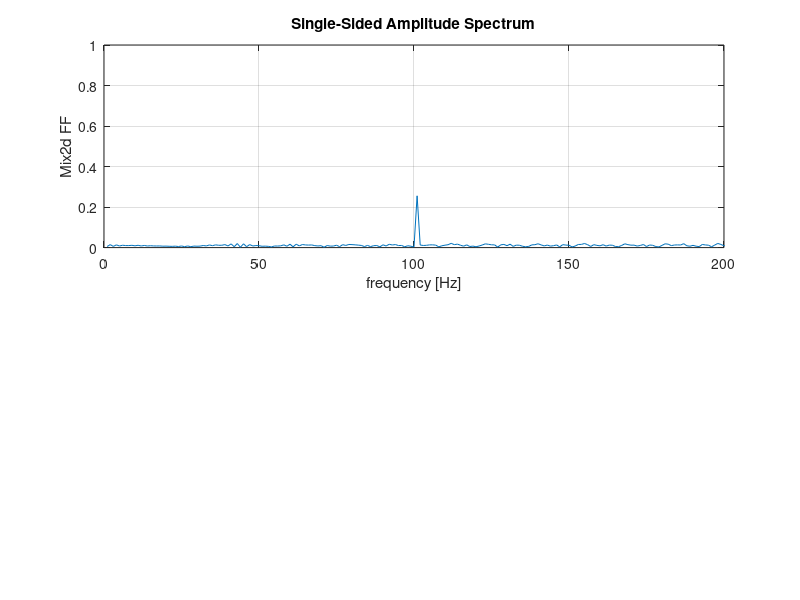
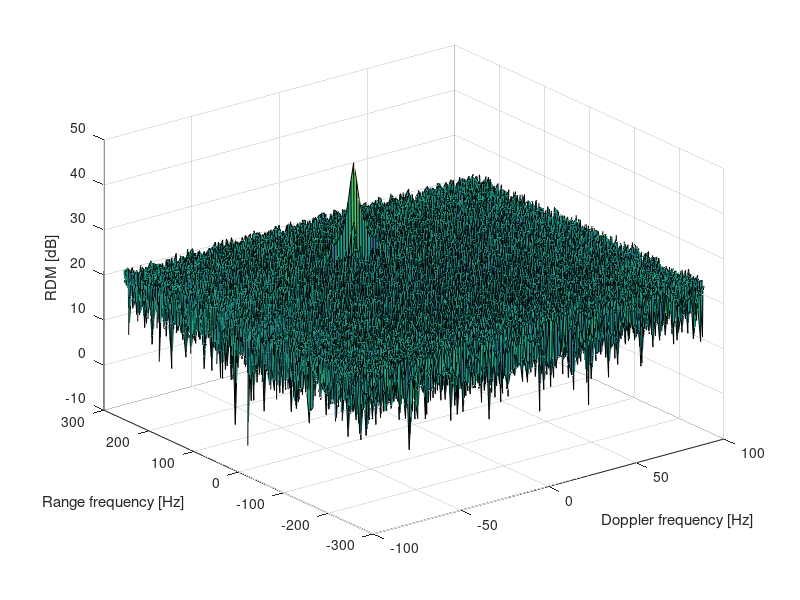

MATLAB code to generate these figures, in order: (Note: this script raises an error after producing the figures.)
clear all
clc;

%% Radar Specifications 
%%%%%%%%%%%%%%%%%%%%%%%%%%%
% Frequency of operation = 77GHz
% Max Range = 200m
% Range Resolution = 1 m
% Max Velocity = 100 m/s
%%%%%%%%%%%%%%%%%%%%%%%%%%%

%% User Defined Range and Velocity of target
% *%TODO* :
% define the target's initial position and velocity. Note : Velocity
% remains contant 

rx0 = 100; % [m]
vx0 = -10; % [m/s] approaching


%% FMCW Waveform Generation

% *%TODO* :
%Design the FMCW waveform by giving the specs of each of its parameters.
% Calculate the Bandwidth (B), Chirp Time (Tchirp) and Slope (slope) of the FMCW
% chirp using the requirements above.
c = 3e8;                %speed of light = 3e8
Bsweep = c/(2*1);       %Bandwidth: Bsweep=speedoflight/(2∗rangeResolution)
Tchirp = 5.5*2*200/c;   %Tchirp=5.5⋅2⋅Rmax/c
Slope = Bsweep/Tchirp;  %Bandwidth/Tchirp

%Operating carrier frequency of Radar 
fc= 77e9;             %carrier freq

                   
%The number of chirps in one sequence. Its ideal to have 2^ value for the ease of running the FFT
%for Doppler Estimation. 
Nd=128;                   % #of doppler cells OR #of sent periods % number of chirps

%The number of samples on each chirp. 
Nr=1024;                  %for length of time OR # of range cells

% Timestamp for running the displacement scenario for every sample on each
% chirp
t=linspace(0,Nd*Tchirp,Nr*Nd); %total time for samples
L=length(t);

%Creating the vectors for Tx, Rx and Mix based on the total samples input.
Tx=zeros(1,length(t)); %transmitted signal
Rx=zeros(1,length(t)); %received signal
Mix = zeros(1,length(t)); %beat signal

%Similar vectors for range_covered and time delay.
r_t=zeros(1,length(t));
td=zeros(1,length(t));


%% Signal generation and Moving Target simulation
% Running the radar scenario over the time. 

for i=1:length(t)         
    
    
    % *%TODO* :
    %For each time stamp update the Range of the Target for constant velocity. 
    r_t(i) = rx0 + vx0*t(i);
    td(i) = r_t(i)*2/c;
    
    % *%TODO* :
    %For each time sample we need update the transmitted and
    %received signal. 
    Tx(i) = cos(2*pi*(fc*t(i)+Slope*t(i)^2/2));
    Rx(i) = cos(2*pi*(fc*(t(i)-td(i))+Slope*(t(i)-td(i))^2/2));
    
    % *%TODO* :
    %Now by mixing the Transmit and Receive generate the beat signal
    %This is done by element wise matrix multiplication of Transmit and
    %Receiver Signal
    Mix(i) = Tx(i).*Rx(i);
    
end

%% RANGE MEASUREMENT


 % *%TODO* :
%reshape the vector into Nr*Nd array. Nr and Nd here would also define the size of
%Range and Doppler FFT respectively.
Mix2d = reshape(Mix, [Nr, Nd]);

 % *%TODO* :
%run the FFT on the beat signal along the range bins dimension (Nr) and
%normalize.
Mix2d_FFT = fft(Mix2d,[],1)/Nr;

 % *%TODO* :
% Take the absolute value of FFT output
Mix2d_FFT = abs(Mix2d_FFT);

 % *%TODO* :
% Output of FFT is double sided signal, but we are interested in only one side of the spectrum.
% Hence we throw out half of the samples.
Mix2d_FFT = Mix2d_FFT(1:Nr/2);

%plotting the range
figure ('Name','Range from First FFT')
subplot(2,1,1)

 % *%TODO* :
 % plot FFT output 
plot(Mix2d_FFT) 
title('Single-Sided Amplitude Spectrum')
xlabel('frequency [Hz]')
ylabel('Mix2d FF')
axis ([0 200 0 1]);
grid;
saveas(gcf,'Figure1_1D_FFT.png')


%% RANGE DOPPLER RESPONSE
% The 2D FFT implementation is already provided here. This will run a 2DFFT
% on the mixed signal (beat signal) output and generate a range doppler
% map.You will implement CFAR on the generated RDM


% Range Doppler Map Generation.

% The output of the 2D FFT is an image that has reponse in the range and
% doppler FFT bins. So, it is important to convert the axis from bin sizes
% to range and doppler based on their Max values.

Mix=reshape(Mix,[Nr,Nd]);

% 2D FFT using the FFT size for both dimensions.
sig_fft2 = fft2(Mix,Nr,Nd);

% Taking just one side of signal from Range dimension.
sig_fft2 = sig_fft2(1:Nr/2,1:Nd);
sig_fft2 = fftshift (sig_fft2);
RDM = abs(sig_fft2);
RDM_db = 10*log10(RDM); % Don't transfer RDM to db for the calculation later!
%RDM = 10*log10(RDM);

%use the surf function to plot the output of 2DFFT and to show axis in both
%dimensions
doppler_axis = linspace(-100,100,Nd);
range_axis = linspace(-200,200,Nr/2)*((Nr/2)/400);
figure,surf(doppler_axis,range_axis,RDM_db);
%figure,surf(doppler_axis,range_axis,RDM);
xlabel('Doppler frequency [Hz]')
ylabel('Range frequency [Hz]')
zlabel('RDM [dB]')
saveas(gcf,'Figure2_2D_FFT.png')

%% CFAR implementation

%Slide Window through the complete Range Doppler Map

% *%TODO* :
%Select the number of Training Cells in both the dimensions.
Tr = 10;
Td = 10;

% *%TODO* :
%Select the number of Guard Cells in both dimensions around the Cell under 
%test (CUT) for accurate estimation
Gr = 4;
Gd = 4;

% *%TODO* :
% offset the threshold by SNR value in dB
offset = 5;

% *%TODO* :
%Create a vector to store noise_level for each iteration on training cells
noise_level = zeros(1,1);
range_size =   2*(Tr+Gr)+1;
doppler_size = 2*(Td+Gd)+1;
signal_cfar =  zeros(Nr/2, Nd);
%signal_cfar =  zeros(Nr, Nd);

% *%TODO* :
%design a loop such that it slides the CUT across range doppler map by
%giving margins at the edges for Training and Guard Cells.
%For every iteration sum the signal level within all the training
%cells. To sum convert the value from logarithmic to linear using db2pow
%function. Average the summed values for all of the training
%cells used. After averaging convert it back to logarithimic using pow2db.
%Further add the offset to it to determine the threshold. Next, compare the
%signal under CUT with this threshold. If the CUT level > threshold assign
%it a value of 1, else equate it to 0.

% Use RDM[x,y] as the matrix from the output of 2D FFT for implementing
% CFAR

% *%TODO* :
% The process above will generate a thresholded block, which is smaller 
%than the Range Doppler Map as the CUT cannot be located at the edges of
%matrix. Hence,few cells will not be thresholded. To keep the map size same
% set those values to 0. 

train_cell = range_size*doppler_size-(2*Gr+1)*(2*Gd+1);

for i = 1+Tr+Gr:(Nr/2-(Gr+Tr))
%for i = 1+Tr+Gr:(Nr-(Gr+Tr))
    for j = 1+Td+Gd:(Nd-(Gd+Td))
        sum_all_cells = sum(RDM(i-(Tr+Gr):i+Tr+Gr, j-(Td+Gd):j+Td+Gd), 'all');
        sum_excl_Tcells  = sum(RDM(i-Gr:i+Gr, j-Gd:j+Gd), 'all');
        noise_level = sum_all_cells-sum_excl_Tcells;
        threshold = noise_level / train_cell * offset;
        if (RDM(i,j) <= threshold)
            signal_cfar(i,j) = 0;
        else
            signal_cfar(i,j) = 1;
        end
    end
end


% *%TODO* :
%display the CFAR output using the Surf function like we did for Range
%Doppler Response output.
figure,surf(doppler_axis,range_axis,signal_cfar);
title("2D CFAR on Range-Doppler Map")
xlabel('Velocity [m/s]')
ylabel('Range [m]')
zlabel('CFAR detection: 1=detected, 0=non')
colorbar; 
saveas(gcf,'Figure3_2D_CFAR.png')